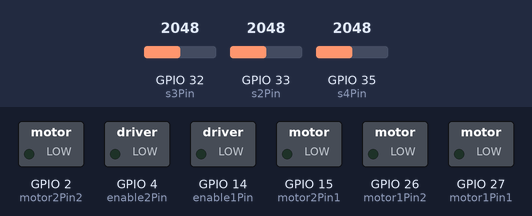
A sketch run on a simulated ESP32. On the bench: switched loads named in the sketch (green lamp = pin HIGH). The inputs (shaded band) are chosen by the test bench; at power-on: GPIO 32 (s3Pin) = 2048, GPIO 33 (s2Pin) = 2048, GPIO 35 (s4Pin) = 2048. Nothing arrives over Bluetooth unless stated; what the sketch prints to the serial monitor is not drawn.

Above: at 1.2 s.
1.3 s: GPIO 32 (s3Pin) set to 0
At 2.4 s:
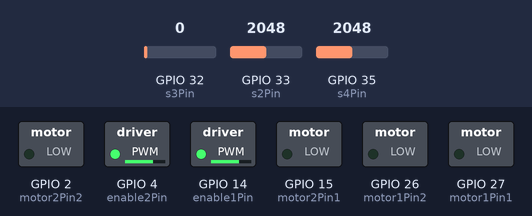
2.8 s: GPIO 33 (s2Pin) set to 0
At 3.7 s:
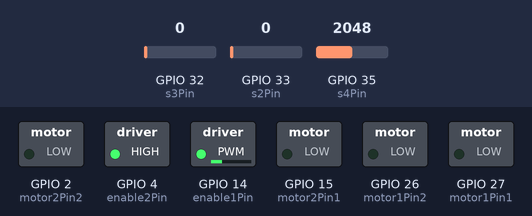
4.3 s: GPIO 35 (s4Pin) set to 1042
5.8 s: GPIO 35 (s4Pin) set to 946
7.3 s: GPIO 33 (s2Pin) set to 1228
At 8.2 s:
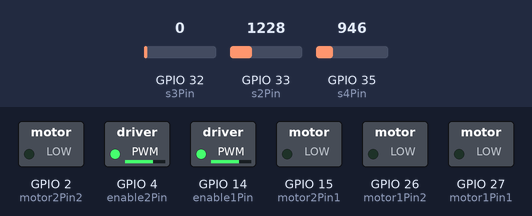
8.8 s: GPIO 35 (s4Pin) set to 0
At 9.4 s:
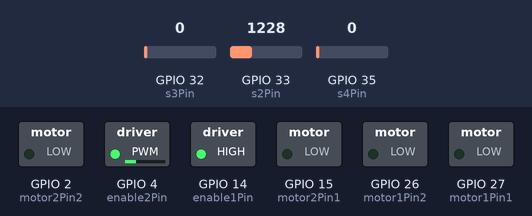
Timing chart, 0 to 11.3 s (numbered marks = the images above; inputs shaded):
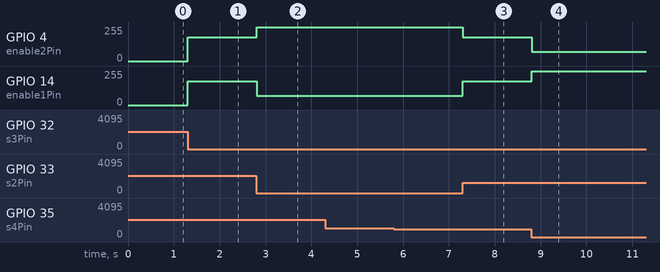

Measured:
- after the input at 1.3 s, GPIO 4 (enable2Pin), GPIO 14 (enable1Pin): 0/255 → 177/255 at once
- after the input at 2.8 s, GPIO 4 (enable2Pin): 177/255 → 255/255 at once; GPIO 14 (enable1Pin): 177/255 → 70/255 at once
- after the input at 7.3 s, GPIO 4 (enable2Pin): 255/255 → 177/255 at once; GPIO 14 (enable1Pin): 70/255 → 177/255 at once
- after the input at 8.8 s, GPIO 4 (enable2Pin): 177/255 → 70/255 at once; GPIO 14 (enable1Pin): 177/255 → 255/255 at once

The sketch:

code-asp32.ino
```cpp
#include <Wire.h>
#include "BluetoothSerial.h"

// Motor 1
int motor1Pin1 = 27;
int motor1Pin2 = 26;
int enable1Pin = 14;

// Motor 2
int motor2Pin1 = 15;
int motor2Pin2 = 2;
int enable2Pin = 4;

// Propriedade dos PWM
const int freq = 50000;
const int pwmChannel1 = 0;
const int pwmChannel2 = 1;
const int resolution = 8;

// velocidade
int dutyCycle = 178;  //0 a 255 - 0 = Sem velocidade e 255 = maxima velocidade

//Pinos Sensores
const int s2Pin = 33;  //esquerda
const int s3Pin = 32;  //central
const int s4Pin = 35;  //direita

char acionaMotor;

/*Habilitar o Bluetooth*/
//#if!defined(CONFIG_BT_ENABLED) || !define(CONFIG_BLUEROID_ENABLED)
//#error Blueetooth is not enabled!
//#endif

BluetoothSerial serialBT;

void log(int s2, int s3, int s4);

void setup() {
  //Velocidade da porta serial
  Serial.begin(115200);

  //Bluetooth
  serialBT.begin("RoboBolt_UNEMAT");
  Serial.println("RoboBolt já pode ser pareado.");

  // Pinos do motor 1
  pinMode(motor1Pin1, OUTPUT);
  pinMode(motor1Pin2, OUTPUT);
  pinMode(enable1Pin, OUTPUT);
  // Pinos do motor 2
  pinMode(motor2Pin1, OUTPUT);
  pinMode(motor2Pin2, OUTPUT);
  pinMode(enable2Pin, OUTPUT);

  // Configura os PWMs
  ledcSetup(pwmChannel1, freq, resolution);
  ledcSetup(pwmChannel2, freq, resolution);

  // Anexa o canal de controle dos PWMs
  ledcAttachPin(enable1Pin, pwmChannel1);
  ledcAttachPin(enable2Pin, pwmChannel2);

  //Esta função inicializa a biblioteca Wire e se conecta ao barramento I2C como controlador ou periférico
  Wire.begin();
}

void loop() {
  acionaMotor = (char)serialBT.read();  //Faz a leitura do serial bluetooth
  if (Serial.available()) {
    serialBT.write(Serial.read());
  }

  if (serialBT.available() && acionaMotor == 'L') {  //liga o motor
    digitalWrite(motor1Pin1, HIGH);
    digitalWrite(motor1Pin2, LOW);
    digitalWrite(motor2Pin1, HIGH);
    digitalWrite(motor2Pin2, LOW);
    //Quando der a partida, aciona a maxima velocidade
    ledcWrite(pwmChannel1, 255);
    ledcWrite(pwmChannel2, 255);
  } else if (serialBT.available() && acionaMotor == 'D') {  //desliga o motor
    digitalWrite(motor1Pin1, LOW);
    digitalWrite(motor1Pin2, LOW);
    digitalWrite(motor2Pin1, LOW);
    digitalWrite(motor2Pin2, LOW);
  }

  //Faz a leitura dos sensores
  int s2 = analogRead(s2Pin);
  int s3 = analogRead(s3Pin);
  int s4 = analogRead(s4Pin);

  //Logica de Direcionamento
  //esquerda e direita brancos, central preto
  if (s2 > 0 && s3 == 0 && s4 > 0) {
    //Mantem os dois motores ligados na constante dutyCycle sem direcionar
    log(s2,s3,s4);
    ledcWrite(pwmChannel1, dutyCycle);
    ledcWrite(pwmChannel2, dutyCycle);
  }
  //esquerda preto --> direciona para esquerda
  else if (s2 == 0) {
    //Para direcionar para esquerda, reduz a velocidade do motor esquerdo
    log(s2,s3,s4);
    ledcWrite(pwmChannel1, 70);
    ledcWrite(pwmChannel2, 255);
  }
  //direita preto --> direciona para direita
  else if (s4 == 0) {
    //Para direcionar para direita, reduz a velocidade do motor direito
    log(s2,s3,s4);
    ledcWrite(pwmChannel1, 255);
    ledcWrite(pwmChannel2, 70);
  } else
    log(s2,s3,s4);
}

void log(int s2, int s3, int s4) {
  Serial.printf("\nLeitura s2 %d, s3 %d, s4 %d, dutyCycle %d", s2, s3, s4, dutyCycle);
}
```
